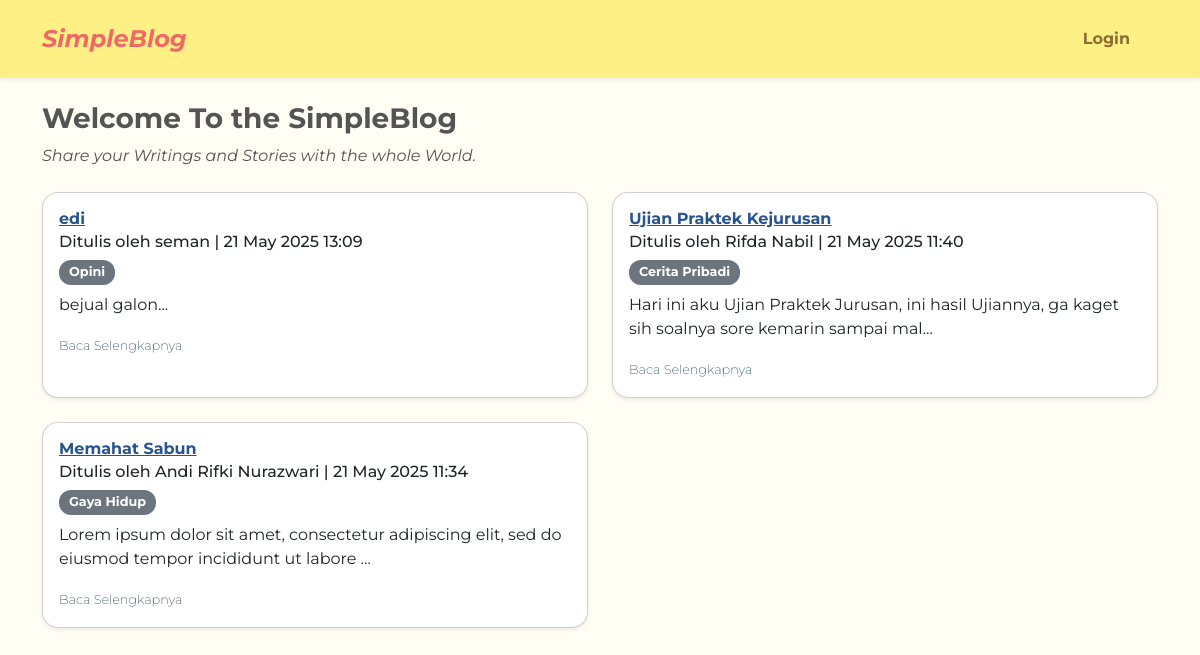
Screenshot of /beranda.php with the database file from the repository.
### tables this page shows
CREATE TABLE `posts` (
  `id` int NOT NULL,
  `user_id` int DEFAULT NULL,
  `category_id` int DEFAULT NULL,
  `title` varchar(255) DEFAULT NULL,
  `content` text,
  `create_at` datetime NOT NULL
);

CREATE TABLE `users` (
  `id` int NOT NULL,
  `fullname` varchar(65) NOT NULL,
  `email` varchar(255) NOT NULL,
  `password` varchar(255) NOT NULL
);

CREATE TABLE `categories` (
  `id` int NOT NULL,
  `name` varchar(65) NOT NULL
);

### beranda.php (the view, shortened to what this page needs)
<?php
require './config/connection.php';
$fullname = $_SESSION['fullname'] ?? null;
$query = "SELECT posts.*, users.fullname, categories.name AS category_name
          FROM posts
          JOIN users ON posts.user_id = users.id
          JOIN categories ON posts.category_id = categories.id
          ORDER BY posts.create_at DESC";
$result = $connect->query($query);
$no_postingan = ($result->num_rows === 0);
?>
<!DOCTYPE html>
<html lang="en">
<head>
  <link href="https://cdn.jsdelivr.net/npm/bootstrap@5.3.2/dist/css/bootstrap.min.css" rel="stylesheet">
  <link href="assets/style.css" rel="stylesheet">
</head>
<body>
<nav class="navbar navbar-expand-lg py-3 shadow-sm">
  <div class="container">
    <a class="navbar-brand fw-bold fs-4" href="beranda.php">SimpleBlog</a>
    <ul class="navbar-nav ms-auto d-flex align-items-center gap-3 mb-0">
      <?php if ($fullname): ?>
        <li class="nav-item">
          <a class="nav-link px-2" href="users/dashboard.php">Halo, <?= htmlspecialchars($fullname) ?></a>
        </li>
        <li class="nav-item">
          <a class="nav-link px-2" href="users/logout.php">Logout</a>
        </li>
      <?php else: ?>
        <li class="nav-item">
          <a class="nav-link px-2" href="users/login.php">Login</a>
        </li>
      <?php endif; ?>
    </ul>
  </div>
</nav>
<div class="container mt-4">
  <h3 class="mb-2 fw-bold underline">Welcome To the SimpleBlog</h3>
  <p class="mb-4 fst-italic">Share your Writings and Stories with the whole World.</p>
  <?php if ($no_postingan): ?>
    <div class="alert alert-warning">Belum ada postingan</div>
  <?php else: ?>
    <div class="row row-cols-1 row-cols-md-2 g-4">
      <?php while ($row = $result->fetch_assoc()): ?>
        <div class="col">
          <div class="card h-100 shadow-sm rounded-4">
            <div class="card-body">
              <h6 class="card-title post-title">
                <a href="post.php?id=<?= $row['id'] ?>">
                  <?= htmlspecialchars($row['title']) ?>
                </a>
              </h6>
              <h6 class="card-subtitle mb-2">
                Ditulis oleh <?= htmlspecialchars($row['fullname']) ?> |
                <?= date('d M Y H:i', strtotime($row['create_at'])) ?>
              </h6>
              <span class="badge bg-secondary mb-2"><?= htmlspecialchars($row['category_name']) ?></span>
              <p class="card-text"><?= nl2br(htmlspecialchars(substr($row['content'], 0, 100))) ?>...</p>
              <a href="post.php?id=<?= $row['id'] ?>" class="read-more">Baca Selengkapnya</a>
            </div>
          </div>
        </div>
      <?php endwhile; ?>
    </div>
  <?php endif; ?>
</div>
</body>
</html>

### style.css (style rules this page uses)
body { background-color: #FFFDF4; font-family: 'Montserrat', sans-serif; color: #545454; }
.navbar { background-color: #FFF085; font-weight: 600; }
.navbar-brand { font-style: italic; color: #F16767 !important; }
.nav-link { color: #8d6b34 !important; font-weight: bold; margin-right: 20px; }
.card { border-radius: 2rem; }
.post-title a { color: #27548A; font-weight: bold; }
.read-more { color: #183B4E; font-weight: 200; text-decoration: none; font-size: 0.8rem; }
.badge { font-size: 0.8rem; padding: 6px 10px; border-radius: 12px; }

### rows the page displays
posts: title "edi", user.fullname "seman", create_at "21 May 2025 13:09", category.name "Opini", content "bejual galon"
posts: title "Ujian Praktek Kejurusan", user.fullname "Rifda Nabil", create_at "21 May 2025 11:40", category.name "Cerita Pribadi", content "Hari ini aku Ujian Praktek Jurusan, ini hasil Ujiannya, ga kaget sih soalnya sore kemarin sampai mal"
posts: title "Memahat Sabun", user.fullname "Andi Rifki Nurazwari", create_at "21 May 2025 11:34", category.name "Gaya Hidup", content "Lorem ipsum dolor sit amet, consectetur adipiscing elit, sed do eiusmod tempor incididunt ut labore"
